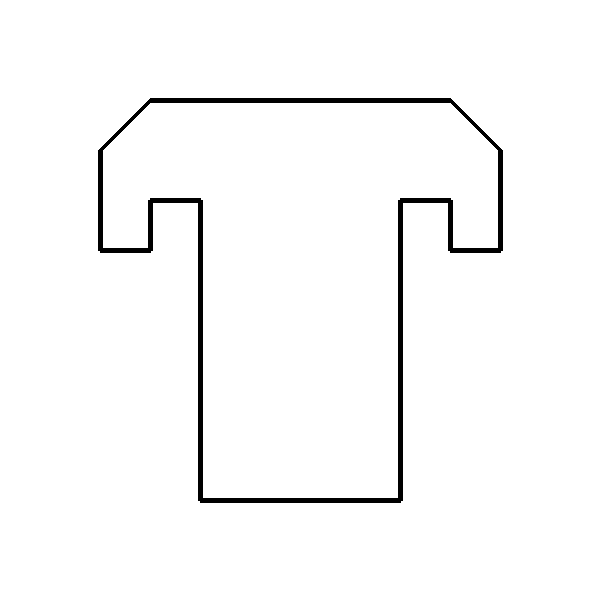

Source code (Python):
from PIL import Image, ImageDraw, ImageFont
import matplotlib.pyplot as plt
image = Image.new('RGB', (600, 600), 'white')
draw = ImageDraw.Draw(image)

#Draw shirt 
outline_color = 'black'
width = 5
draw.line((100, 250, 150,250), fill=outline_color, width=width)
draw.line((150, 250, 150, 200), fill=outline_color, width=width)
draw.line((150, 200, 200, 200), fill=outline_color, width=width)
draw.line((200, 200, 200, 500), fill=outline_color, width=width)
draw.line((200, 500, 400, 500), fill=outline_color, width=width)
draw.line((400, 500, 400, 200), fill=outline_color, width=width)
draw.line((400, 200, 450, 200), fill=outline_color, width=width)
draw.line((450, 200, 450, 250), fill=outline_color, width=width)
draw.line((450, 250, 500, 250), fill=outline_color, width=width)
draw.line((500, 250, 500, 150), fill=outline_color, width=width)
draw.line((500, 150, 450, 100), fill=outline_color, width=width)
draw.line((450, 100, 150, 100), fill=outline_color, width=width)  
draw.line((150, 100, 100, 150), fill=outline_color, width=width)
draw.line((100, 150, 100, 250), fill=outline_color, width=width)


image.save('LongExam.png')
plt.axis('off')
plt.imshow(image)
